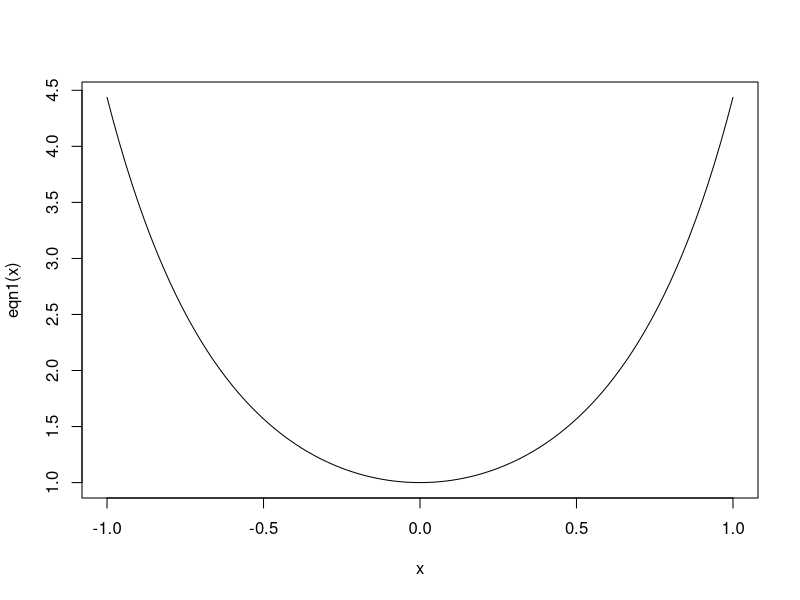

Write the R code that produced this figure. (Note: this script raises an error after producing the figure.)
# Tara Ram Mohan 
# V00854777
# Project 11
# November 5 2020

# Part 1  -------------------------------------------------------------------
# (a) Run the following lines:
# Note: the samples in “x” are contaminated.
  
  n<-30
  
  x<-matrix(rnorm(n*1000),1000,n)
  
  x[,1:3]<-x[,1:3]*10
  
  y<-1+matrix(rnorm(n*1000),1000,n)
  
#b) Conduct 1000 two-sample two-sided t-tests for the associated rows of “x”and “y”. 

# Function that loops through x and y matrixes, runs t-tests, and determines whether it was rejected or failed to reject
  nreject = 0.0
  for (i in 1:1000) {
   temp <- t.test(x[i,],y[i,],mu =)$p.value
   if (temp < 0.05)
     nreject = nreject +1
  }
  
# Output total number of rejections of the 1000 tests: 
# 453 total rejections
print(nreject)

# Part 2 -------------------------------------------------------------------
# Write a code to find all values of x for which the functions below are zero. 
# a) Function 1: f(x)=2ex2 −1   
  
# Write the function 1
eqn1 = function(x1){
  y1 <- 2*exp(x1^2)-1
  return(y1)
}

# x-values of function 1 
x1<- seq(-1,1,by=0.01)

# Plot function 1 
curve(eqn1, from=-1, to=1)

# Derivative of function 1
eqn1p = function(x1){
  y1 <- 4*(x1)*exp(x1^2)
  return(y1)
}

# Newton's method for function 1
eqn1d0 <- function(xguess1) {
  x1 <- xguess1 - eqn1(xguess1)/eqn1p(xguess1)
  return(x1)
}

# Graph is closest to x axis around 0, so guess = 0.0001
# Note that you get an error because Newton's method cannot find a root, 
# therefore, this function has no root
xguess <- 0.0001
xzero <- 1
count <- 0
error <- 1 
xlast <- 0
while(error > 0.0001) {
  xguess <- eqn1d0(xguess)
  error <- (xzero - xguess)^2
  xzero <- xguess
  count <- count + 1
}  
count
error
xguess

# b) Function 2: f(x) = x2 − 251/187x + 82/187 

# Write the function 2
eqn2 = function(x2){
  y2 <- (x2^2)-((251/187)*x2)+(82/187)
  return(y2)
}

# x-values of function 2
x2<- seq(-2,2,by=0.01)

# Plot function 2
curve(eqn2, from=-2, to=3)

# Derivative of function 2
eqn2p = function(x2){
  y2 <- (2*x2)-(251/187)
  return(y2)
}

# Newton's method for function 2
eqn2d0 <- function(xguess2) {
  x2 <- xguess2 - eqn2(xguess2)/eqn2p(xguess2)
  return(x2)
}

# guess = 0.5 (based on graphing curve)
# root = 0.562019
# 3 total iterations
xguess1 <- 0.5
xzero1 <- 1
count1 <- 0
error1 <- 1
xlast1 <- 0
while(error1 > .0001) {
  xguess1 <- eqn2d0(xguess1)
  error1 <- (xzero1 - xguess1)^2
  xzero1 <- xguess1
  count1 <- count1 + 1
}
count1
error1
xguess1

# guess = 0.7 (based on graph)
# root = 0.7802629
# 4 total iterations 
xguess2 <- 0.7
xzero2 <- 1
count2 <- 0
error2 <- 1
xlast2 <- 0
while(error2 > .0001) {
  xguess2 <- eqn2d0(xguess2)
  error2 <- (xzero2 - xguess2)^2
  xzero2 <- xguess2
  count2 <- count2 + 1
}
count2
error2
xguess2





